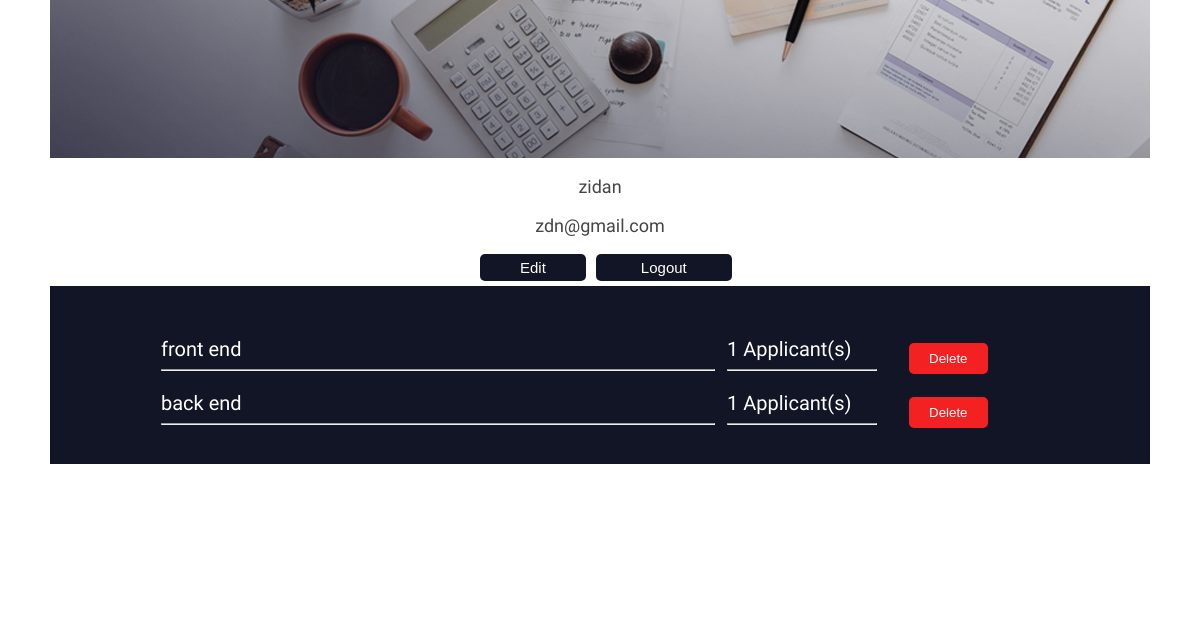
Page /company/profile-comp.php (signed in) on the earlier database version.
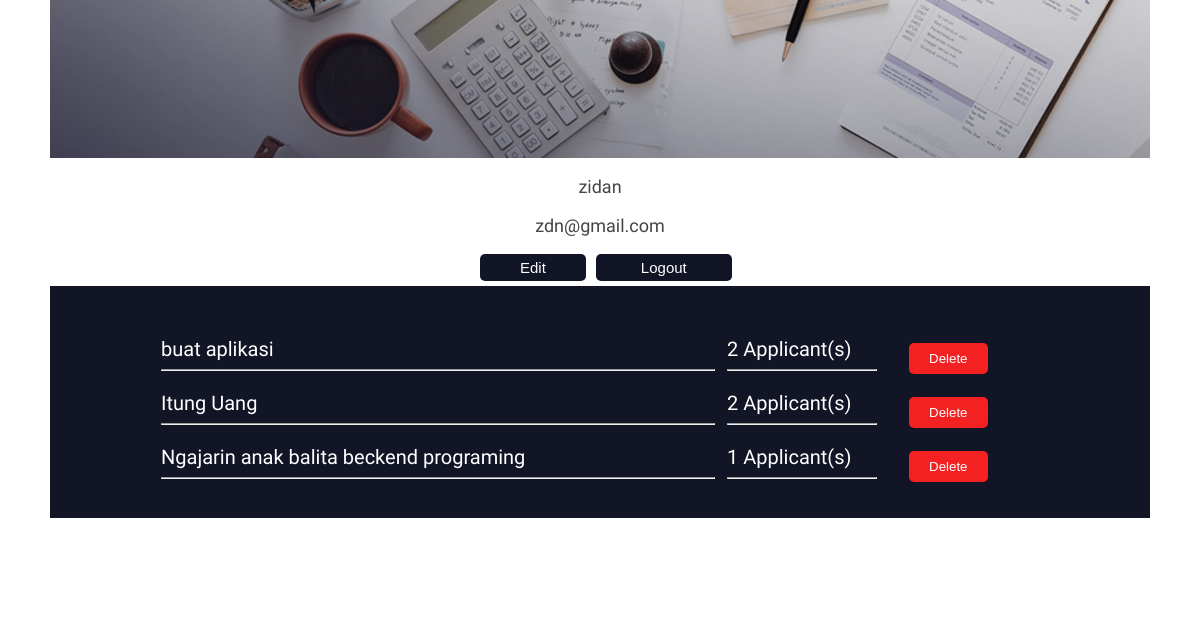
Same page on the later database version.
### tables this page shows
CREATE TABLE `users` (
  `id` int(11) NOT NULL,
  `username` varchar(255) NOT NULL,
  `password` varchar(255) NOT NULL,
  `role` enum('Mahasiswa','Perusahaan','Admin') NOT NULL,
  `email` varchar(255) NOT NULL,
  `name` varchar(255) NOT NULL
);

CREATE TABLE `jobs` (
  `id` int(11) NOT NULL,
  `company_id` int(11) NOT NULL,
  `title` varchar(255) NOT NULL,
  `description` text NOT NULL,
  `requirements` text NOT NULL,
  `salary` decimal(10,2) NOT NULL,
  `deadline` date NOT NULL,
  `category` varchar(50) NOT NULL
);

### company/profile-comp.php (the view, shortened to what this page needs)
<?php
include '../db_connection.php';
$company_id = $_SESSION['user_id'];
$sql_company = "SELECT name, email, profile_picture FROM users WHERE id = ?";
$stmt_company = $conn->prepare($sql_company);
$stmt_company->bind_param("i", $company_id);
$stmt_company->execute();
$result_company = $stmt_company->get_result();
$company = $result_company->fetch_assoc();
$sql_jobs = "SELECT j.id, j.title, j.category, j.requirements, COUNT(a.id) as applicant_count
             FROM jobs j
             LEFT JOIN applications a ON j.id = a.job_id
             WHERE j.company_id = ?
             GROUP BY j.id";
$stmt_jobs = $conn->prepare($sql_jobs);
$stmt_jobs->bind_param("i", $company_id);
$stmt_jobs->execute();
$result_jobs = $stmt_jobs->get_result();
?>
<!DOCTYPE html>
<html>
<head>
    <link rel="stylesheet" type="text/css" href="../CSS/profile-comp.css">
</head>
<body>
    <div class="container">
        <div class="header">
        </div>
        <div class="teks">
            <p><?php echo $company['name']; ?></p>
            <p><?php echo $company['email']; ?></p>
        </div>
        <div id="edit">
            <a href="edit-comp.php">Edit</a>
        </div>
        <div id="logout">
            <a href="../logout.php">Logout</a>
        </div>
        <div class="bawah">
            <table width="900px" align="center" cellspacing="10px">
                <?php
                if ($result_jobs->num_rows > 0) {
                    while ($row = $result_jobs->fetch_assoc()) {
                        echo "<tr>";
                        echo "<td><a href='about-job.php?id={$row['id']}'><font>{$row['title']}</font></a><hr></td>";
                        echo "<td width='150px'><font>{$row['applicant_count']} Applicant(s)</font><hr></td>";
                        echo "<td width='150px'><a href='delete-job.php?id={$row['id']}'><button>Delete</button></a></td>";
                        echo "</tr>";
                    }
                } else {
                    echo "<tr><td colspan='3'>No jobs posted.</td></tr>";
                }
                ?>
            </table>
        </div>
    </div>
</body>
</html>

### CSS/profile-comp.css (style rules this page uses)
body { background-color: white; }
.container { width: 1100px; height: 592px; margin: auto; padding-top: 10px; background-color: white; }
.header { background-image: url(../Images/header.jpg); padding: 80px; padding-right: 80px; margin-top: -20px; }
.teks p { font-family: 'Oswald', sans-serif; color: #454545; font-size: 18px; text-align: center; }
#edit a { text-decoration: none; padding: 5px; padding-right: 40px; padding-left: 40px; border-radius: 5px; background-color: #121525; border-style: none; font-family: arial; font-size: 15px; color: white; transition: 0.6s; margin-left: 430px; float: left; }
#logout a { position: absolute; text-decoration: none; padding: 5px; padding-right: 45px; padding-left: 45px; border-radius: 5px; background-color: #121525; border-style: none; font-family: arial; font-size: 15px; color: white; transition: 0.6s; margin-left: 10px; }
.bawah { background-color: #121525; width: 1060px; margin-top: 50px; padding: 20px; }
.bawah button { padding: 8px; padding-right: 20px; padding-left: 20px; border-radius: 5px; background-color: #f42122; font-family: arial; color: white; transition: 0.6s; float: left; border-style: none; margin-left: 20px; }
.bawah a { text-decoration: none; }
.bawah table { margin-top: 20px; }
.bawah table tr td font { font-family: 'Oswald', sans-serif; font-size: 20px; margin-bottom: 10px; color: white; }

Differences in the rows shown:
removed jobs: title "front end", applicant_count "1"
removed jobs: title "back end", applicant_count "1"
added jobs: title "buat aplikasi", applicant_count "2"
added jobs: title "Itung Uang", applicant_count "2"
added jobs: title "Ngajarin anak balita beckend programing", applicant_count "1"
